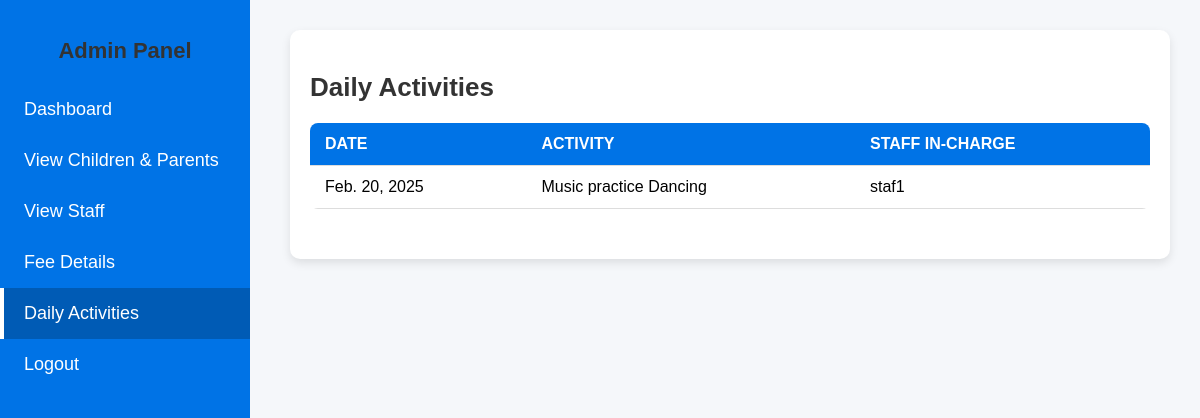
The app's page /dailyactivities with its own data.
### app/models.py (models this page shows, shortened)
class DailyActivity(models.Model):
    staff = models.ForeignKey(Staf, on_delete=models.CASCADE, related_name="activities")
    child = models.ForeignKey(Child, on_delete=models.CASCADE, related_name="daily_activities")
    date = models.DateField(auto_now_add=True)
    description = models.TextField()

class Staf(models.Model):
    name = models.CharField(max_length=100)
    email = models.EmailField(unique=True)
    password = models.CharField(max_length=255)
    location = models.CharField(max_length=255)

### app/views.py (the view)
# urls.py: path('dailyactivities',views.dailyactivities,name='dailyactivities'),
def dailyactivities(request):
    fees = DailyActivity.objects.all()
    return render(request, "admin/dailyactivities.html", {"fees": fees})

### templates/admin/dailyactivities.html (shortened to what this page needs)
<!DOCTYPE html>
<html lang="en">
<head>
</head>
<body>
    <div class="sidebar">
        <h2>Admin Panel</h2>
        <a href="../adminhome">Dashboard</a>
        <a href="../viewparents">View Children & Parents</a>
        <a href="../viewstaf">View Staff</a>
        <a href="../viewfeedetails">Fee Details</a>
        <a href="../dailyactivities" class="active">Daily Activities</a>
        <a href="../logout">Logout</a>
    </div>
    <div class="main-content">
        <div class="table-container">
            <h2>Daily Activities</h2>
            <table>
                <thead>
                    <tr>
                        <th>Date</th>
                        <th>Activity</th>
                        <th>Staff In-Charge</th>
                    </tr>
                </thead>
                <tbody>
                    {% for activity in fees %}
                    <tr>
                        <td>{{ activity.date }}</td>
                        <td>{{ activity.description }}</td>
                        <td>{{ activity.staff.name }}</td>
                    </tr>
                    {% empty %}
                    <tr>
                        <td colspan="4" style="text-align: center;">No activities recorded.</td>
                    </tr>
                    {% endfor %}
                </tbody>
            </table>
        </div>
    </div>
</body>
</html>

### templates/admin/dailyactivities.html (style rules this page uses)
body { font-family: 'Poppins', sans-serif; background-color: #f5f7fa; margin: 0; padding: 0; display: flex; }
.sidebar { width: 250px; height: 100vh; background: #0073e6; position: fixed; top: 0; left: 0; padding-top: 20px; color: white; }
.sidebar h2 { text-align: center; margin-bottom: 20px; font-size: 22px; font-weight: bold; }
.sidebar a { display: block; padding: 15px 20px; color: white; text-decoration: none; font-size: 18px; transition: 0.3s; border-left: 4px solid transparent; }
.sidebar a:hover, .sidebar a.active { background: #005bb5; border-left: 4px solid white; }
.main-content { margin-left: 260px; padding: 30px; width: calc(100% - 260px); }
h2 { font-size: 26px; color: #333; margin-bottom: 20px; }
.table-container { background: white; padding: 20px; border-radius: 10px; box-shadow: 0 4px 10px rgba(0, 0, 0, 0.1); overflow-x: auto; }
table { width: 100%; border-collapse: collapse; background: white; border-radius: 8px; overflow: hidden; margin-bottom: 30px; }
th, td { padding: 12px 15px; text-align: left; border-bottom: 1px solid #ddd; }
th { background: #0073e6; color: white; text-transform: uppercase; }

### records on screen
DailyActivity: date "Feb. 20, 2025", description "Music practice Dancing", staff.name "staf1"
